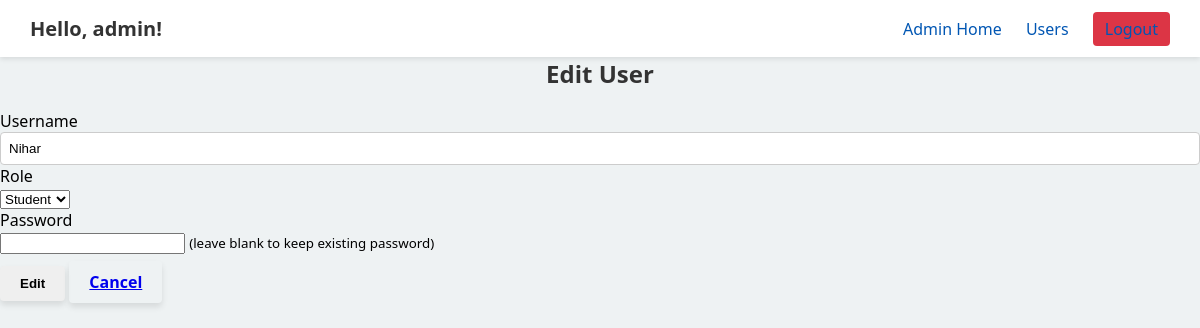
Page /admin/users/2/edit (signed in) on the committed database.
### models.py (models this page shows, shortened)
class User(db.Model, UserMixin):
    __tablename__ = "users"
    id            = db.Column(db.Integer,   primary_key=True)
    username      = db.Column(db.String(50), unique=True, nullable=False)
    password_hash = db.Column(db.String(128), nullable=False)
    role          = db.Column(db.String(10), nullable=False)
    enrollments     = db.relationship(
        "Enrollment",
        back_populates="student",
        cascade="all, delete-orphan"
    )
    taught_courses  = db.relationship(
        "Course",
        back_populates="teacher",
        cascade="all, delete-orphan"
    )

### app.py (the view, shortened to what this page needs)
@app.route("/admin/users/<int:user_id>/edit", methods=["GET", "POST"])
@login_required
@admin_required
def admin_edit_user(user_id):
    u = User.query.get_or_404(user_id)
    form = AdminUserForm(obj=u)
    return render_template("admin_user_form.html", form=form, action="Edit")

### forms.py
class AdminUserForm(FlaskForm):
    username = StringField(
        "Username",
        validators=[DataRequired(), Length(min=3, max=50)]
    )
    role = SelectField(
        "Role",
        choices=[
            ("student", "Student"),
            ("teacher", "Teacher"),
            ("admin", "Admin")
        ],
        validators=[DataRequired()]
    )
    password = PasswordField(
        "Password",
        description="(leave blank to keep current password)"
    )
    submit = SubmitField("Save")

### app.py (called while the page is built)
@login_manager.user_loader
def load_user(uid):
    return db.session.get(User, int(uid))

def admin_required(f):
    @wraps(f)
    def wrapped(*args, **kwargs):
        if not current_user.is_authenticated or current_user.role != "admin":
            abort(404)
        return f(*args, **kwargs)
    return wrapped

### templates/admin_user_form.html (shortened to what this page needs)
{% extends "base.html" %}
{% block content %}
  <h2>{{ action }} User</h2>
  <form method="post" class="login-form">
    <div>
      {{ form.username.label }}<br>
      {{ form.username(size=32) }}
    </div>
    <div>
      {{ form.role.label }}<br>
      {{ form.role() }}
    </div>
    <div>
      {{ form.password.label }}<br>
      {{ form.password() }}
      {% if action=='Edit' %}
        <small>(leave blank to keep existing password)</small>
      {% endif %}
    </div>
    <div style="margin-top:12px;">
      <button type="submit" class="btn">{{ action }}</button>
      <a href="{{ url_for('admin_users') }}" class="btn">Cancel</a>
    </div>
  </form>
{% endblock %}

### templates/base.html (shortened to what this page needs)
<!DOCTYPE html>
<html lang="en">
  <head>
    <link
      rel="stylesheet"
      href="{{ url_for('static', filename='css/styles.css') }}"
    />
  </head>
  <body>
    {% if current_user.is_authenticated %}
    <header class="site-header">
      <h1 class="greeting">Hello, {{ current_user.username }}!</h1>
      <nav class="main-nav">
        {% if current_user.role == 'admin' %}
          <a href="{{ url_for('admin.index') }}">Admin Home</a>
          <a href="{{ url_for('admin_users') }}">Users</a>
        {% elif current_user.role == 'teacher' %}
          <a href="{{ url_for('teacher_dashboard') }}">My Dashboard</a>
        {% else %}
          <a href="{{ url_for('student_dashboard') }}">My Dashboard</a>
        {% endif %}
        <a href="{{ url_for('logout') }}" class="logout-btn">Logout</a>
      </nav>
    </header>
    {% endif %}
    <main class="content">
      {% block content %}{% endblock %}
    </main>
  </body>
</html>

### static/css/styles.css (style rules this page uses)
* { box-sizing: border-box; }
body { font-family: 'Segoe UI', Tahoma, Geneva, Verdana, sans-serif; background-color: #eef2f3; margin: 0; padding: 0; }
.site-header { background-color: #ffffff; padding: 15px 30px; box-shadow: 0 2px 5px rgba(0,0,0,0.1); display: flex; align-items: center; justify-content: space-between; }
.greeting { margin: 0; font-size: 20px; color: #333; }
.main-nav a { margin-left: 20px; text-decoration: none; color: #0056b3; font-weight: 500; transition: color 0.2s ease; }
.logout-btn { padding: 6px 12px; background: #dc3545; color: #fff; border-radius: 4px; text-decoration: none; font-weight: bold; transition: background 0.2s ease; }
h1, h2 { text-align: center; color: #333; margin-top: 0; }
form label { text-align: right; padding-right: 5px; }
form input[type="text"], form input[type="number"] { padding: 8px; border: 1px solid #ccc; border-radius: 4px; width: 100%; }
.btn { padding: 10px 20px; border: none; border-radius: 4px; cursor: pointer; font-weight: bold; transition: background-color 0.3s ease, transform 0.2s ease, box-shadow 0.2s ease; box-shadow: 0 4px 6px rgba(0,0,0,0.1); }

### rows in the picture
User: username "admin"
User: username "Nihar", role "Student"

### other values in the picture
{{ action }} "Edit"
